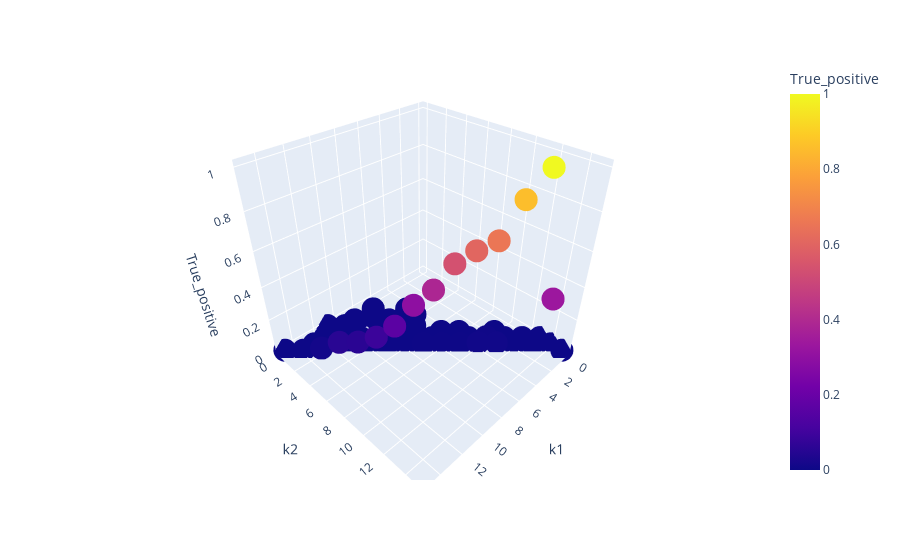

This figure's notebook cell:
### Code cell
import plotly.express as px

fig = px.scatter_3d(db_tograph2d, x='k1', y='k2', z='True_positive',
              color='True_positive')
fig.show()

### Figure 1 — Plotly figure (JSON) as saved in the notebook; plotly's stock layout.template omitted (floating-point values rounded to 4 significant figures)
{"data": [{"hovertemplate": "k1=%{x}<br>k2=%{y}<br>True_positive=%{marker.color}<extra></extra>", "legendgroup": "", "marker": {"color": [0, 0, 0, 0, 0, 0.3333, 0, 0, 0, 1, 0.006369, 0.007353, 0.8571, 0, 0, 0.007194, 0.6569, 0, 0, 0, 0, 0.00154, 0.605, 0, 0, 0, 0.001304, 0.5352, 0, 0, 0, 0, 0.001392, 0.387, 0, 0, 0, 0, 0.0001683, 0.2952, 0, 0, 0, 0.1631, 0, 0, 0, 0, 0.08981, 0, 0, 0, 0.05644, 0, 0, 0.05446, 0, 0.01389, 0, 0], "coloraxis": "coloraxis", "symbol": "circle"}, "mode": "markers", "name": "", "scene": "scene", "showlegend": false, "type": "scatter3d", "x": [0, 0, 0, 1, 1, 1, 2, 2, 2, 2, 3, 3, 3, 4, 4, 4, 4, 5, 5, 5, 5, 5, 5, 6, 6, 6, 6, 6, 7, 7, 7, 7, 7, 7, 8, 8, 8, 8, 8, 8, 9, 9, 9, 9, 10, 10, 10, 10, 10, 11, 11, 11, 11, 12, 12, 12, 13, 13, 14, 15], "y": [13, 14, 15, 12, 13, 14, 10, 11, 12, 13, 10, 11, 12, 8, 9, 10, 11, 3, 4, 7, 8, 9, 10, 4, 5, 7, 8, 9, 1, 3, 5, 6, 7, 8, 2, 3, 4, 5, 6, 7, 1, 4, 5, 6, 1, 2, 3, 4, 5, 0, 2, 3, 4, 1, 2, 3, 1, 2, 1, 0], "z": [0, 0, 0, 0, 0, 0.3333, 0, 0, 0, 1, 0.006369, 0.007353, 0.8571, 0, 0, 0.007194, 0.6569, 0, 0, 0, 0, 0.00154, 0.605, 0, 0, 0, 0.001304, 0.5352, 0, 0, 0, 0, 0.001392, 0.387, 0, 0, 0, 0, 0.0001683, 0.2952, 0, 0, 0, 0.1631, 0, 0, 0, 0, 0.08981, 0, 0, 0, 0.05644, 0, 0, 0.05446, 0, 0.01389, 0, 0]}], "layout": {"coloraxis": {"colorbar": {"title": {"text": "True_positive"}}, "colorscale": [[0, "#0d0887"], [0.1111, "#46039f"], [0.2222, "#7201a8"], [0.3333, "#9c179e"], [0.4444, "#bd3786"], [0.5556, "#d8576b"], [0.6667, "#ed7953"], [0.7778, "#fb9f3a"], [0.8889, "#fdca26"], [1, "#f0f921"]]}, "legend": {"tracegroupgap": 0}, "margin": {"t": 60}, "scene": {"domain": {"x": [0, 1], "y": [0, 1]}, "xaxis": {"title": {"text": "k1"}}, "yaxis": {"title": {"text": "k2"}}, "zaxis": {"title": {"text": "True_positive"}}}}}
